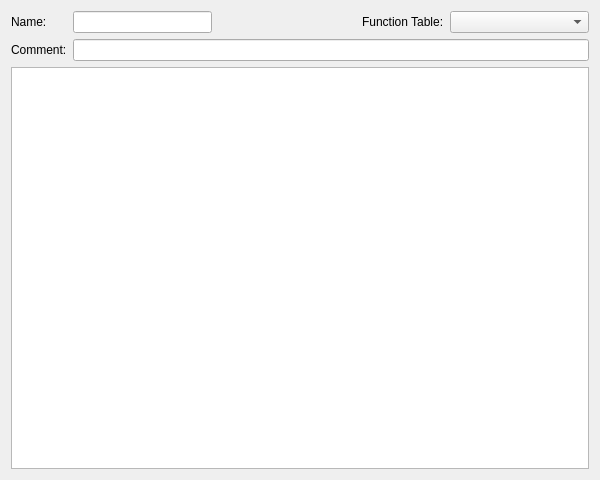
<?xml version="1.0" encoding="UTF-8"?>
<ui version="4.0">
 <class>UnTech::GuiQt::Entity::EntityRomEntries::EditorWidget</class>
 <widget class="QWidget" name="UnTech::GuiQt::Entity::EntityRomEntries::EditorWidget">
  <property name="geometry">
   <rect>
    <x>0</x>
    <y>0</y>
    <width>600</width>
    <height>480</height>
   </rect>
  </property>
  <property name="windowTitle">
   <string>Entity ROM Structs Editor</string>
  </property>
  <layout class="QVBoxLayout" name="verticalLayout">
   <item>
    <layout class="QGridLayout" name="gridLayout">
     <item row="0" column="0">
      <widget class="QLabel" name="nameLabel">
       <property name="text">
        <string>Name:</string>
       </property>
      </widget>
     </item>
     <item row="0" column="1">
      <widget class="QLineEdit" name="name"/>
     </item>
     <item row="0" column="2">
      <spacer name="horizontalSpacer">
       <property name="orientation">
        <enum>Qt::Horizontal</enum>
       </property>
       <property name="sizeHint" stdset="0">
        <size>
         <width>40</width>
         <height>20</height>
        </size>
       </property>
      </spacer>
     </item>
     <item row="0" column="3">
      <widget class="QLabel" name="functionTableLabel">
       <property name="text">
        <string>Function Table:</string>
       </property>
      </widget>
     </item>
     <item row="0" column="4">
      <widget class="QComboBox" name="functionTableCombo">
       <property name="sizePolicy">
        <sizepolicy hsizetype="Expanding" vsizetype="Fixed">
         <horstretch>0</horstretch>
         <verstretch>0</verstretch>
        </sizepolicy>
       </property>
      </widget>
     </item>
     <item row="1" column="0">
      <widget class="QLabel" name="commentLabel">
       <property name="text">
        <string>Comment:</string>
       </property>
      </widget>
     </item>
     <item row="1" column="1" colspan="4">
      <widget class="QLineEdit" name="comment"/>
     </item>
    </layout>
   </item>
   <item>
    <widget class="PropertyListView" name="fieldsView">
     <property name="selectionMode">
      <enum>QAbstractItemView::SingleSelection</enum>
     </property>
     <property name="selectionBehavior">
      <enum>QAbstractItemView::SelectRows</enum>
     </property>
     <property name="wordWrap">
      <bool>true</bool>
     </property>
    </widget>
   </item>
  </layout>
 </widget>
 <customwidgets>
  <customwidget>
   <class>PropertyListView</class>
   <extends>QTreeView</extends>
   <header>gui-qt/common/properties/propertylistview.h</header>
  </customwidget>
 </customwidgets>
 <resources/>
 <connections/>
</ui>
